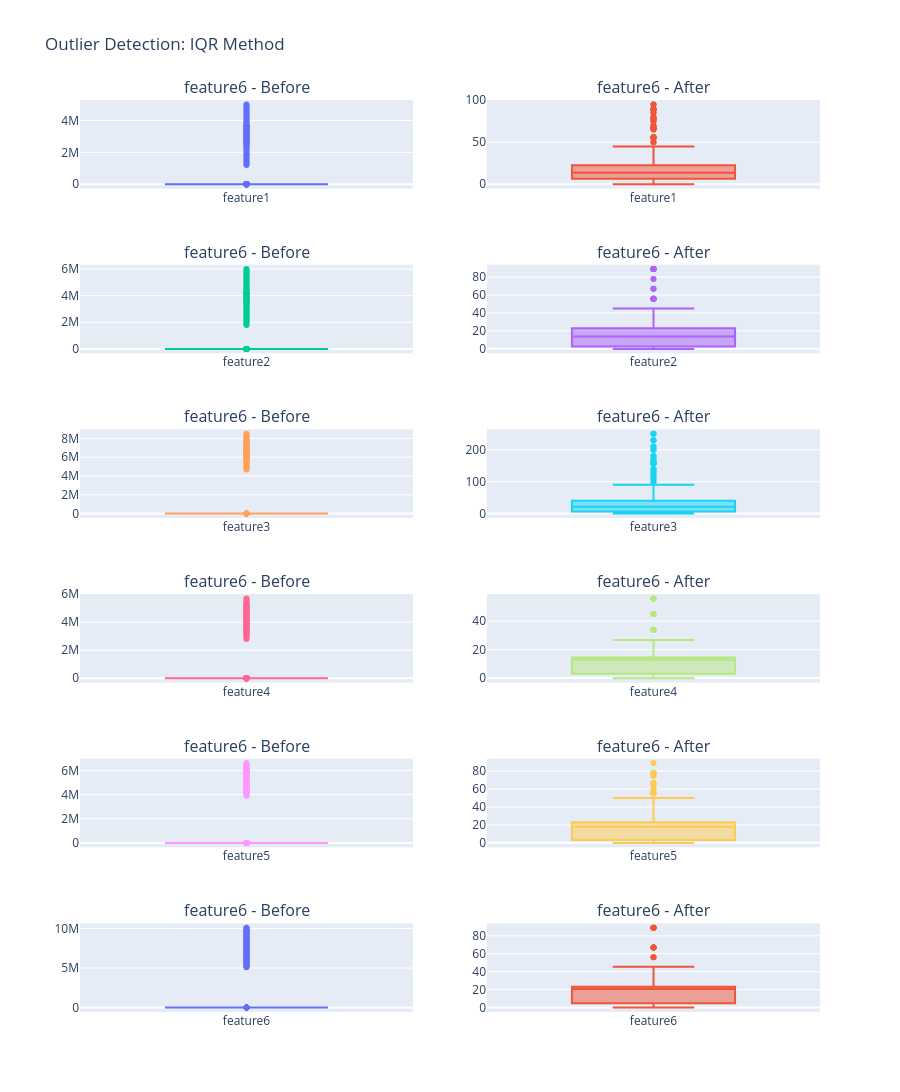

Notebook code cell kept with this figure:
### Markdown cell above
# Обнаружение и удаление выбросов

Используем метод IQR (Interquartile Range) для выявления и удаления выбросов. Визуализируем распределение данных до и после обработки.

### Code cell
df_cleaned = df.copy()

outlier_bounds = {}
for col in df.columns[:-1]:
    Q1 = df[col].quantile(0.25)
    Q3 = df[col].quantile(0.75)
    IQR = Q3 - Q1
    lower = Q1 - 1.5 * IQR
    upper = Q3 + 1.5 * IQR
    outlier_bounds[col] = (lower, upper)
    
    df_cleaned = df_cleaned[(df_cleaned[col] >= lower) & (df_cleaned[col] <= upper)]

fig = make_subplots(
    rows=len(df.columns) - 1, cols=2,
    subplot_titles=[f"{col} - Before" if i % 2 == 0 else f"{col} - After" 
                    for i in range(2 * (len(df.columns) - 1))]
)

for idx, col in enumerate(df.columns[:-1]):
    fig.add_trace(
        go.Box(y=df[col], name=col, showlegend=False),
        row=idx + 1, col=1
    )
    
    fig.add_trace(
        go.Box(y=df_cleaned[col], name=col, showlegend=False),
        row=idx + 1, col=2
    )
    
    print(f"{col}:")
    print(f"  Before: {df[col].count()} rows, mean={df[col].mean():.2f}, std={df[col].std():.2f}")
    print(f"  After:  {df_cleaned[col].count()} rows, mean={df_cleaned[col].mean():.2f}, std={df_cleaned[col].std():.2f}\n")

fig.update_layout(height=300 * (len(df.columns) - 1), title_text="Outlier Detection: IQR Method")
fig.show()

print(f"Total rows removed: {len(df) - len(df_cleaned)} ({(1 - len(df_cleaned)/len(df))*100:.1f}%)")

### Figure 1 — Plotly figure (JSON) as saved in the notebook; plotly's stock layout.template omitted (floating-point values rounded to 4 significant figures; data arrays with more than 128 entries replaced by an {"elided": "..."} marker saying what was removed)
{"data": [{"name": "feature1", "showlegend": false, "type": "box", "xaxis": "x", "y": {"elided": "549 float values"}, "yaxis": "y"}, {"name": "feature1", "showlegend": false, "type": "box", "xaxis": "x2", "y": {"elided": "390 float values"}, "yaxis": "y2"}, {"name": "feature2", "showlegend": false, "type": "box", "xaxis": "x3", "y": {"elided": "549 float values"}, "yaxis": "y3"}, {"name": "feature2", "showlegend": false, "type": "box", "xaxis": "x4", "y": {"elided": "390 float values"}, "yaxis": "y4"}, {"name": "feature3", "showlegend": false, "type": "box", "xaxis": "x5", "y": {"elided": "549 float values"}, "yaxis": "y5"}, {"name": "feature3", "showlegend": false, "type": "box", "xaxis": "x6", "y": {"elided": "390 float values"}, "yaxis": "y6"}, {"name": "feature4", "showlegend": false, "type": "box", "xaxis": "x7", "y": {"elided": "549 float values"}, "yaxis": "y7"}, {"name": "feature4", "showlegend": false, "type": "box", "xaxis": "x8", "y": {"elided": "390 float values"}, "yaxis": "y8"}, {"name": "feature5", "showlegend": false, "type": "box", "xaxis": "x9", "y": {"elided": "549 float values"}, "yaxis": "y9"}, {"name": "feature5", "showlegend": false, "type": "box", "xaxis": "x10", "y": {"elided": "390 float values"}, "yaxis": "y10"}, {"name": "feature6", "showlegend": false, "type": "box", "xaxis": "x11", "y": {"elided": "549 float values"}, "yaxis": "y11"}, {"name": "feature6", "showlegend": false, "type": "box", "xaxis": "x12", "y": {"elided": "390 float values"}, "yaxis": "y12"}], "layout": {"annotations": [{"font": {"size": 16}, "showarrow": false, "text": "feature6 - Before", "x": 0.225, "xanchor": "center", "xref": "paper", "y": 1.0, "yanchor": "bottom", "yref": "paper"}, {"font": {"size": 16}, "showarrow": false, "text": "feature6 - After", "x": 0.775, "xanchor": "center", "xref": "paper", "y": 1.0, "yanchor": "bottom", "yref": "paper"}, {"font": {"size": 16}, "showarrow": false, "text": "feature6 - Before", "x": 0.225, "xanchor": "center", "xref": "paper", "y": 0.8194, "yanchor": "bottom", "yref": "paper"}, {"font": {"size": 16}, "showarrow": false, "text": "feature6 - After", "x": 0.775, "xanchor": "center", "xref": "paper", "y": 0.8194, "yanchor": "bottom", "yref": "paper"}, {"font": {"size": 16}, "showarrow": false, "text": "feature6 - Before", "x": 0.225, "xanchor": "center", "xref": "paper", "y": 0.6389, "yanchor": "bottom", "yref": "paper"}, {"font": {"size": 16}, "showarrow": false, "text": "feature6 - After", "x": 0.775, "xanchor": "center", "xref": "paper", "y": 0.6389, "yanchor": "bottom", "yref": "paper"}, {"font": {"size": 16}, "showarrow": false, "text": "feature6 - Before", "x": 0.225, "xanchor": "center", "xref": "paper", "y": 0.4583, "yanchor": "bottom", "yref": "paper"}, {"font": {"size": 16}, "showarrow": false, "text": "feature6 - After", "x": 0.775, "xanchor": "center", "xref": "paper", "y": 0.4583, "yanchor": "bottom", "yref": "paper"}, {"font": {"size": 16}, "showarrow": false, "text": "feature6 - Before", "x": 0.225, "xanchor": "center", "xref": "paper", "y": 0.2778, "yanchor": "bottom", "yref": "paper"}, {"font": {"size": 16}, "showarrow": false, "text": "feature6 - After", "x": 0.775, "xanchor": "center", "xref": "paper", "y": 0.2778, "yanchor": "bottom", "yref": "paper"}, {"font": {"size": 16}, "showarrow": false, "text": "feature6 - Before", "x": 0.225, "xanchor": "center", "xref": "paper", "y": 0.09722, "yanchor": "bottom", "yref": "paper"}, {"font": {"size": 16}, "showarrow": false, "text": "feature6 - After", "x": 0.775, "xanchor": "center", "xref": "paper", "y": 0.09722, "yanchor": "bottom", "yref": "paper"}], "height": 1800, "title": {"text": "Outlier Detection: IQR Method"}, "xaxis": {"anchor": "y", "domain": [0, 0.45]}, "xaxis10": {"anchor": "y10", "domain": [0.55, 1]}, "xaxis11": {"anchor": "y11", "domain": [0, 0.45]}, "xaxis12": {"anchor": "y12", "domain": [0.55, 1]}, "xaxis2": {"anchor": "y2", "domain": [0.55, 1]}, "xaxis3": {"anchor": "y3", "domain": [0, 0.45]}, "xaxis4": {"anchor": "y4", "domain": [0.55, 1]}, "xaxis5": {"anchor": "y5", "domain": [0, 0.45]}, "xaxis6": {"anchor": "y6", "domain": [0.55, 1]}, "xaxis7": {"anchor": "y7", "domain": [0, 0.45]}, "xaxis8": {"anchor": "y8", "domain": [0.55, 1]}, "xaxis9": {"anchor": "y9", "domain": [0, 0.45]}, "yaxis": {"anchor": "x", "domain": [0.9028, 1.0]}, "yaxis10": {"anchor": "x10", "domain": [0.1806, 0.2778]}, "yaxis11": {"anchor": "x11", "domain": [0, 0.09722]}, "yaxis12": {"anchor": "x12", "domain": [0, 0.09722]}, "yaxis2": {"anchor": "x2", "domain": [0.9028, 1.0]}, "yaxis3": {"anchor": "x3", "domain": [0.7222, 0.8194]}, "yaxis4": {"anchor": "x4", "domain": [0.7222, 0.8194]}, "yaxis5": {"anchor": "x5", "domain": [0.5417, 0.6389]}, "yaxis6": {"anchor": "x6", "domain": [0.5417, 0.6389]}, "yaxis7": {"anchor": "x7", "domain": [0.3611, 0.4583]}, "yaxis8": {"anchor": "x8", "domain": [0.3611, 0.4583]}, "yaxis9": {"anchor": "x9", "domain": [0.1806, 0.2778]}}}
